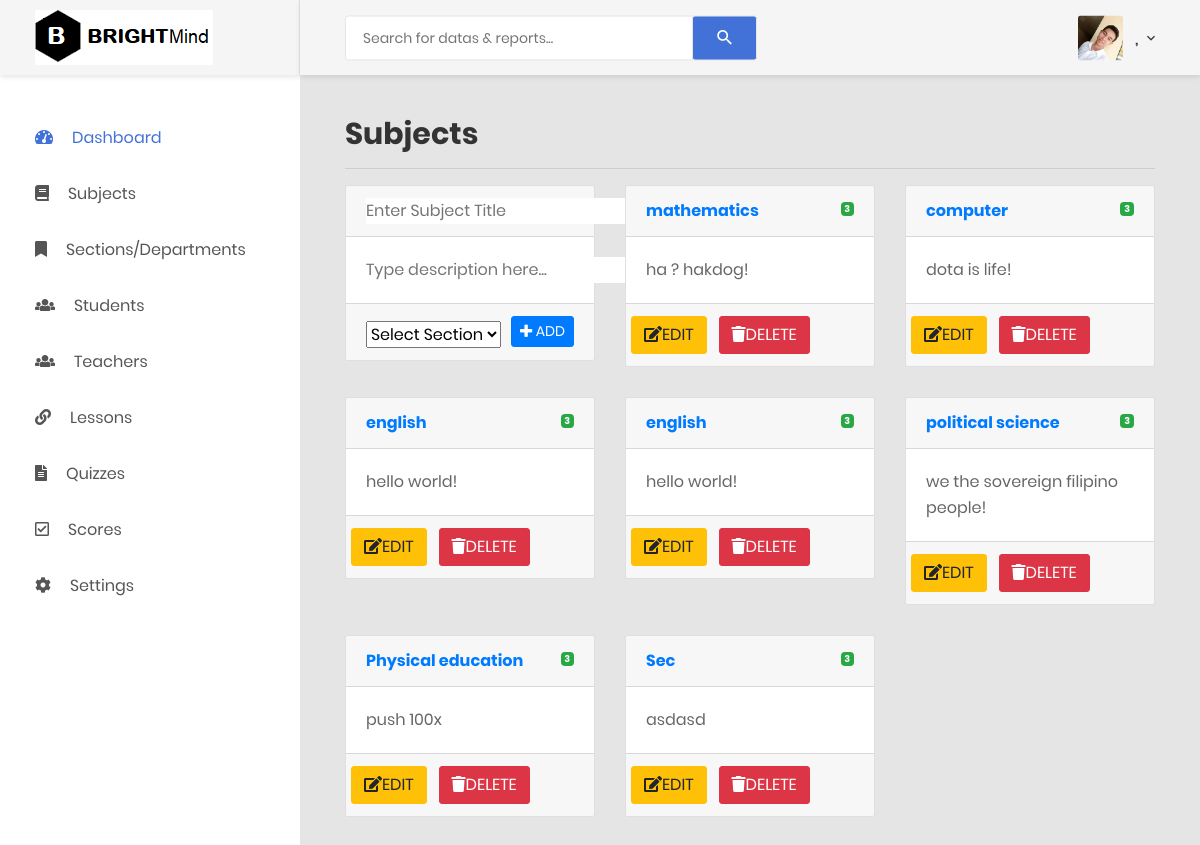
/adminsubjects.php, run on an earlier commit of the app's database.
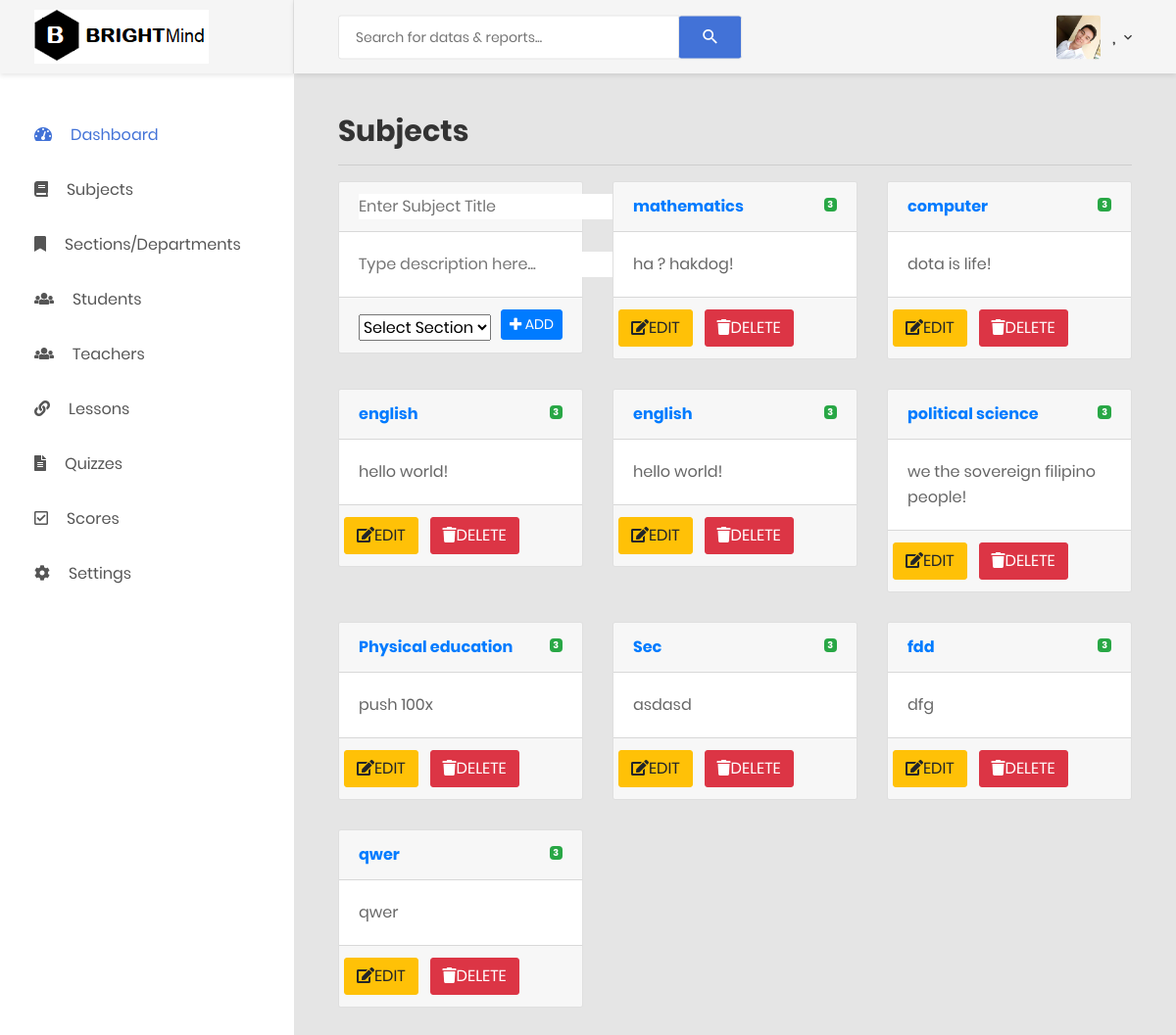
And on a later commit of the database.
### tables this page shows
CREATE TABLE IF NOT EXISTS `subjecttbl` (
  `subjectid` int(10) NOT NULL AUTO_INCREMENT,
  `subjectname` varchar(100) NOT NULL,
  `subjectdesc` varchar(100) NOT NULL,
  PRIMARY KEY (`subjectid`)
);

### adminsubjects.php (the view, shortened to what this page needs)
<?php
include('adminsession.php');
$sql="SELECT * FROM subjecttbl";
$query=mysqli_query($con, $sql);
?>
<!DOCTYPE html>
<php lang="en">
<head>
    <link href="css/font-face.css" rel="stylesheet" media="all">
    <link href="vendor/font-awesome-4.7/css/font-awesome.min.css" rel="stylesheet" media="all">
    <link href="vendor/font-awesome-5/css/fontawesome-all.min.css" rel="stylesheet" media="all">
    <link href="vendor/mdi-font/css/material-design-iconic-font.min.css" rel="stylesheet" media="all">
    <link href="vendor/bootstrap-4.1/bootstrap.min.css" rel="stylesheet" media="all">
    <link href="vendor/animsition/animsition.min.css" rel="stylesheet" media="all">
    <link href="vendor/bootstrap-progressbar/bootstrap-progressbar-3.3.4.min.css" rel="stylesheet" media="all">
    <link href="vendor/wow/animate.css" rel="stylesheet" media="all">
    <link href="vendor/css-hamburgers/hamburgers.min.css" rel="stylesheet" media="all">
    <link href="vendor/slick/slick.css" rel="stylesheet" media="all">
    <link href="vendor/select2/select2.min.css" rel="stylesheet" media="all">
    <link href="vendor/perfect-scrollbar/perfect-scrollbar.css" rel="stylesheet" media="all">
    <link href="css/theme.css" rel="stylesheet" media="all">
</head>
<body class="animsition">
    <div class="page-wrapper">
        <?php include("adminheadermobileandsidebar.php"); ?>
        <div class="page-container">
            <?php include("adminheader.php"); ?>
            <div class="main-content">
                <div class="section__content section__content--p30">
                    <div class="container-fluid">
                            <div>
                                <h2>Subjects</h2><hr/>
                            </div>
                          <div class="row">
                            <div class="col-md-4">
                                <form action="addsub.php" method="POST">
                                    <div class="card">
                                     <div class="card-header">
                                         <strong class="card-title">
                                            <input type="text" name="subjectname" id="subname" placeholder="Enter Subject Title" autofocus="autofocus">
                                        </strong>
                                     </div>
                                    <div class="card-body">
                                        <p class="card-text"> <input type="text" name="subjectdesc" id="subdes"  placeholder="Type description here...">
                                        </p>
                                    </div>
                                    <div class="card-footer">
                                    <select  name="sections" style="margin-top: 5px;">
                                                <option selected="selected" disabled>Select Section</option>
                                            </select>
                                        <button type="submit" class="btn btn-primary btn-sm" style="float:right; display: inline;"  id="addsubj" name="submitnewsubject"><i class="fas fa-plus"></i> ADD</button>
                                    </div>
                                </form>
                               </div>
                            </div>
                            <?php  while ($row=mysqli_fetch_assoc($query)) {  ?>
                            <div class="col-md-4">
                                    <div class="card">
                                     <div class="card-header">
                                         <strong class="card-title"><a href="<?php echo $row['subjectid'] ?>"><?php echo $row['subjectname'] ?></a>
                                            <small>
                                                <span class="badge badge-success float-right mt-1">3</span>
                                           </small>
                                        </strong>
                                     </div>
                                    <div class="card-body">
                                        <p class="card-text"><?php echo $row['subjectdesc'] ?>
                                        </p>
                                    </div>
                                    <div class="card-footer">
                                        <div class="row">
                                            <button class="btn btn-warning" onclick="editsubject(<?php echo $row['subjectid']; ?>)"><i class="fas fa-pencil-square-o"></i>EDIT</button> &nbsp&nbsp&nbsp
                                             <a href="<?php echo "addsub.php?deletesubject=1&id=".$row['subjectid'] ?>"><button class="btn btn-danger"><i class="fas fa-trash"></i>DELETE</button></a>
                                         </div>
                                    </div>
                                </div>
                            </div>
                        <?php } ?>
                        </div>
                    </div>
                </div>
            </div>
        </div>
</body>
</php>

What changed in the data, as far as the page shows it:
added subjecttbl: subjectname "fdd", subjectdesc "dfg"
added subjecttbl: subjectname "qwer", subjectdesc "qwer"
